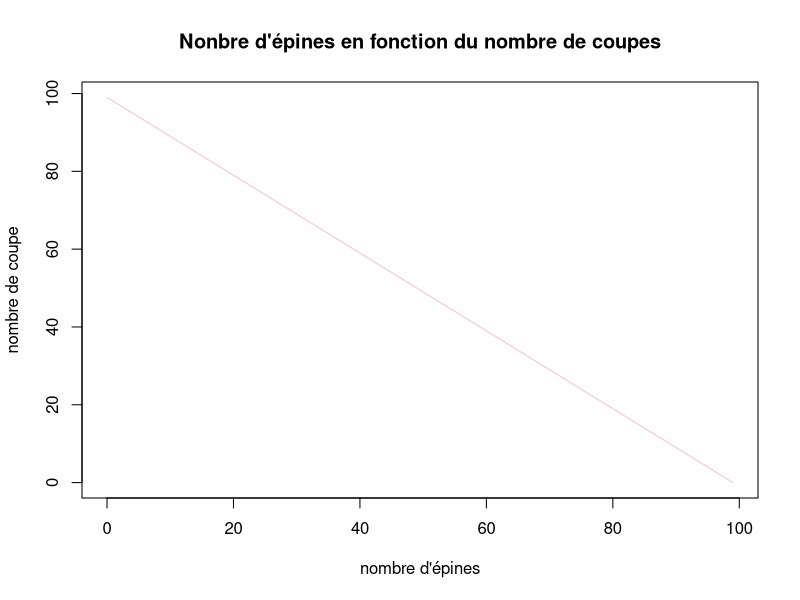

Recreate this plot in R.
# -*- coding: utf-8 -*-
epines <- seq(99, 0, by = -1)
coupes <- seq(0, 99)
print(epines)
print(coupes)


plot(epines,
     coupes,
     xlab = "nombre d'épines",
     ylab = "nombre de coupe",
     main = "Nonbre d'épines en fonction du nombre de coupes",
     type = "l",
     col = "pink")



